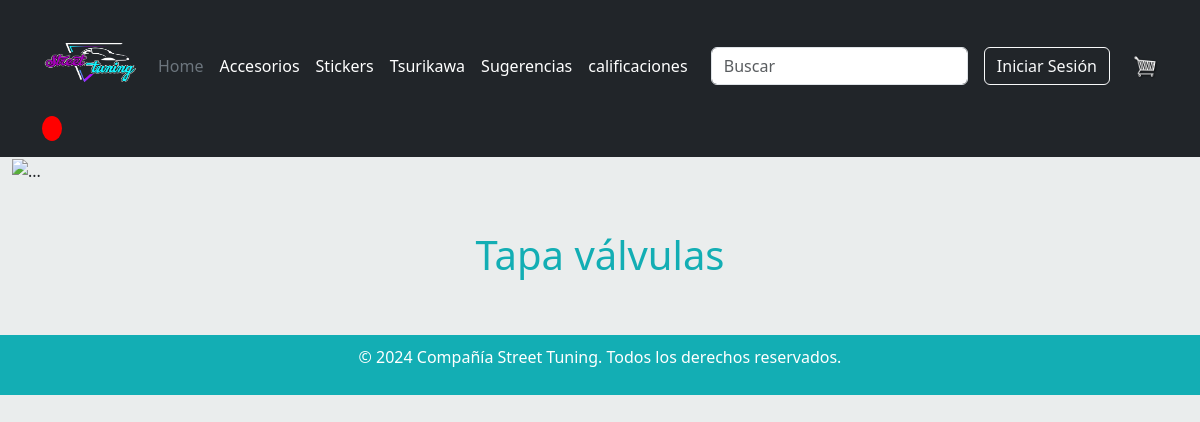
The page /tapaValvula on the database as committed earlier.
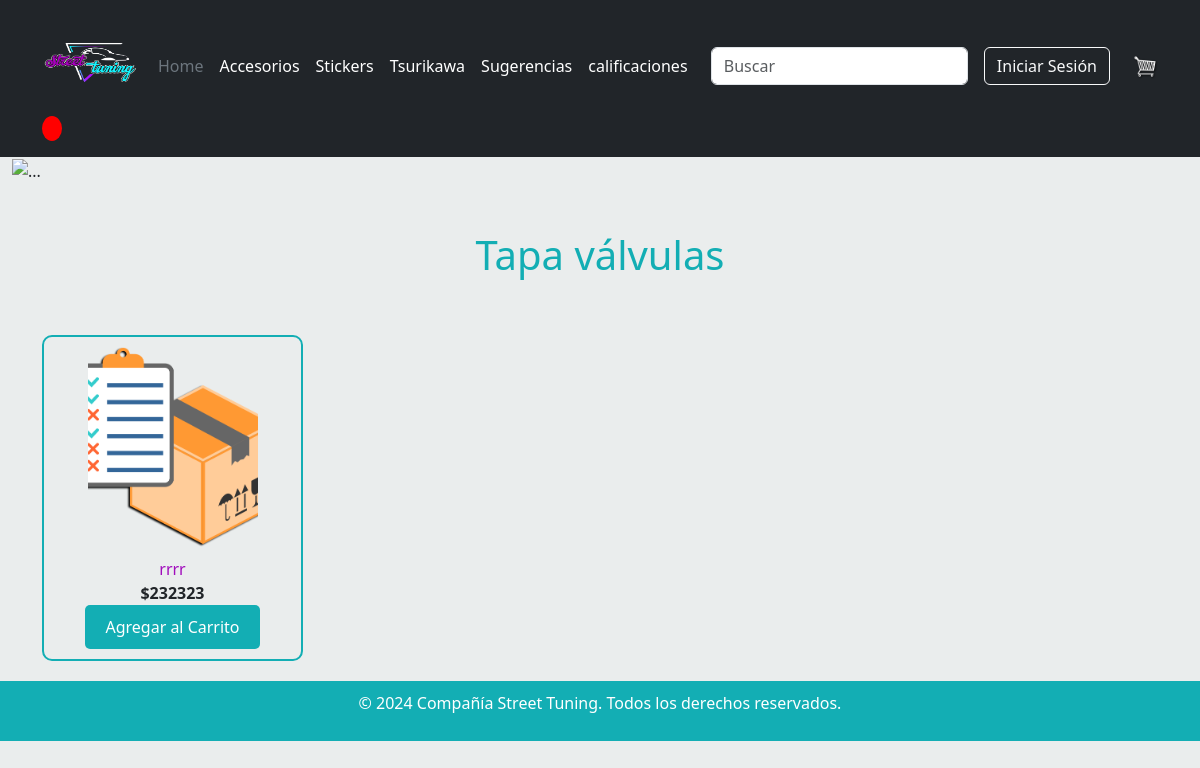
The same page on the database as committed later.
### appweb/models.py (models this page shows, shortened)
class Producto(models.Model):
    id_producto = models.UUIDField(primary_key=True, default=uuid.uuid4, editable=False)
    nombre = models.CharField(max_length=4000)
    cantidad = models.IntegerField()
    precio = models.IntegerField()
    categoria = models.ForeignKey(Categoria, on_delete=models.CASCADE)
    foto = models.ImageField(upload_to="producto",null=True)

### appweb/views.py (the view)
# urls.py: path('tapaValvula', tapaValvula, name='tapaValvula'),
def tapaValvula(request):
    tapaValvula = Producto.objects.filter(categoria__id_categoria='080ceb12-048c-4dff-9543-9b6d36708939')
    data ={
        'tapaValvula' : tapaValvula
    }
    return render(request, "tapaValvula.html",data)

### appweb/context_processors.py (called while the page is built)
def carrito_items(request):
    if request.user.is_authenticated:
        try:
            cliente = Cliente.objects.get(usuario=request.user)
            orden, created = Orden.objects.get_or_create(cliente=cliente, complete=False)
            carritoItems = orden.get_carrito_items
        except Cliente.DoesNotExist:
            carritoItems = 0
    else:
        carritoItems = 0
    return {'carritoItems': carritoItems}

### appweb/templates/tapaValvula.html (shortened to what this page needs)
{% extends 'base.html' %}
{% load static %}
{% block contenido %}
<head>
</head>
<div class="pag-accesorios">
  <div class="container-fluid">
    <img src="{% static './imagenes/principalAccesorios.png'%}" class="img-fluid" alt="...">
  </div>
  <div class="container">
    <br>
    <br>
    <h1>Tapa válvulas</h1>
    <br>
    <br>
    <div class="row">
      {% for p in tapaValvula %}
      <div class="col-md-3">
        <div class="catalog-item text-center">
          {% if p.foto %}
          <img width="170" height="350" src="{{p.foto.url}}" class="img-responsive wp-post-image" alt="LuzDeSecuencia"
            class="img-fluid">
          {% else %}
          <img width="270" height="350" src="" class="img-responsive wp-post-image" alt="LuzDeSecuencia"
            class="img-fluid">
          {% endif%}
          <div class="catalog-item-title">{{p.nombre}}</div>
          <div class="catalog-item-price">${{p.precio|floatformat:0}}</div>
          <button data-p="{{ p.id_producto }}" data-action="add" class="btn-agregar add-btn update-cart">
            Agregar al Carrito
        </button>
        </div>
      </div>
      {% endfor %}
    </div>
  </div>
</div>
{% endblock %}

Rows that differ between the two databases and show on the page:
added Producto: foto (picture), nombre "rrrr", precio "232323"
